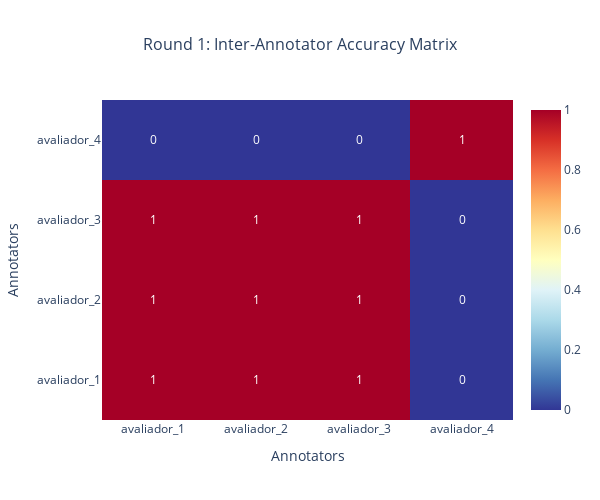

This figure's notebook cell:
### Code cell
# =============================================================================
# INDIVIDUAL VISUALIZATIONS WITH PLOTLY
# =============================================================================

# 1. Round 1 Accuracy Heatmap
print("1. Round 1: Accuracy Matrix")
fig1 = go.Figure(data=go.Heatmap(z=accuracy_matrix_r1.values, x=accuracy_matrix_r1.columns, y=accuracy_matrix_r1.index, colorscale="RdYlBu_r", zmin=0, zmax=1, text=accuracy_matrix_r1.round(3).values, texttemplate="%{text}", textfont={"size": 12}, showscale=True))

fig1.update_layout(title={"text": "Round 1: Inter-Annotator Accuracy Matrix", "x": 0.5, "font": {"size": 16}}, xaxis_title="Annotators", yaxis_title="Annotators", height=500, width=600)

fig1.show()
fig1.write_html(images_path / "03_iaa_r1_accuracy_matrix.html")
fig1.write_image(images_path / "03_iaa_r1_accuracy_matrix.png", width=600, height=500, scale=3)
print("Saved: 03_iaa_r1_accuracy_matrix.html and .png")

### Figure 1 — Plotly figure (JSON) as saved in the notebook; plotly's stock layout.template omitted (floating-point values rounded to 4 significant figures)
{"data": [{"colorscale": [[0, "rgb(49,54,149)"], [0.1, "rgb(69,117,180)"], [0.2, "rgb(116,173,209)"], [0.3, "rgb(171,217,233)"], [0.4, "rgb(224,243,248)"], [0.5, "rgb(255,255,191)"], [0.6, "rgb(254,224,144)"], [0.7, "rgb(253,174,97)"], [0.8, "rgb(244,109,67)"], [0.9, "rgb(215,48,39)"], [1, "rgb(165,0,38)"]], "showscale": true, "text": [[1.0, 1.0, 1.0, 0.0], [1.0, 1.0, 1.0, 0.0], [1.0, 1.0, 1.0, 0.0], [0.0, 0.0, 0.0, 1.0]], "textfont": {"size": 12}, "texttemplate": "%{text}", "type": "heatmap", "x": ["avaliador_1", "avaliador_2", "avaliador_3", "avaliador_4"], "y": ["avaliador_1", "avaliador_2", "avaliador_3", "avaliador_4"], "z": [[1.0, 1.0, 1.0, 0.0], [1.0, 1.0, 1.0, 0.0], [1.0, 1.0, 1.0, 0.0], [0.0, 0.0, 0.0, 1.0]], "zmax": 1, "zmin": 0}], "layout": {"height": 500, "title": {"font": {"size": 16}, "text": "Round 1: Inter-Annotator Accuracy Matrix", "x": 0.5}, "width": 600, "xaxis": {"title": {"text": "Annotators"}}, "yaxis": {"title": {"text": "Annotators"}}}}
